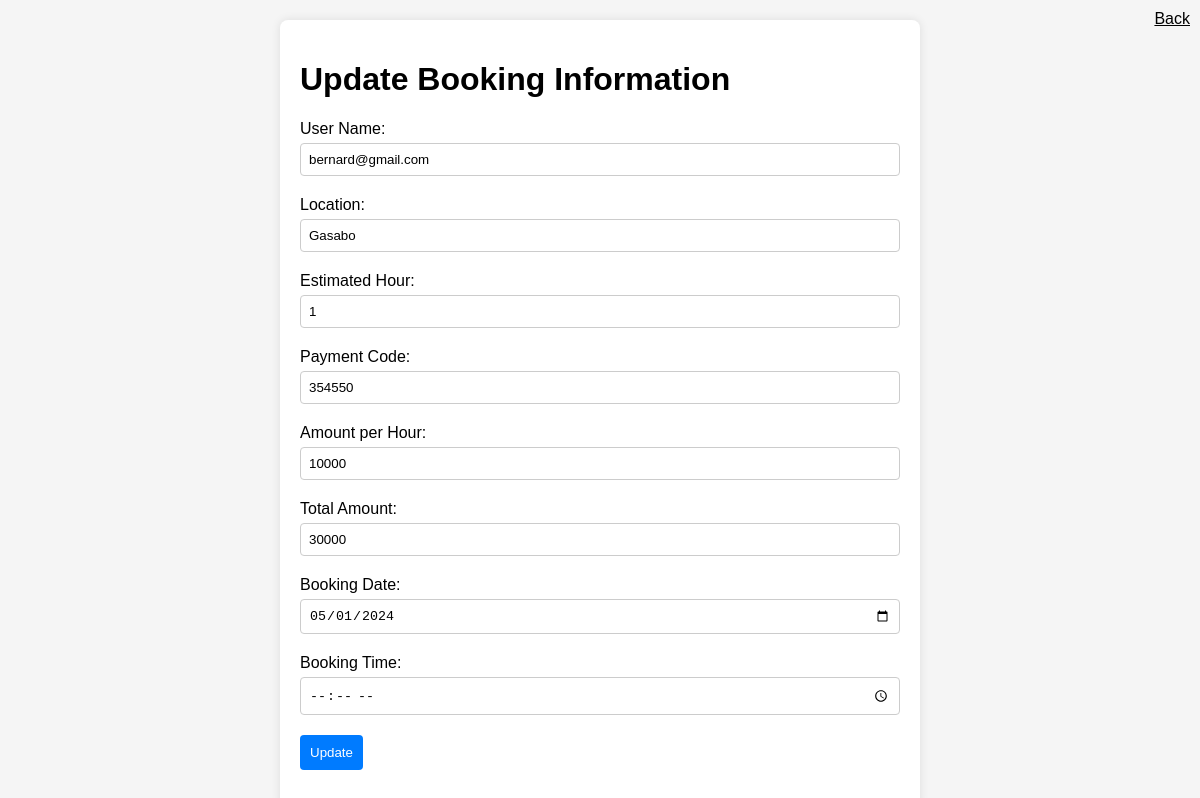
The page /updatebooking.php?id=bernard@gmail.com on the database its author committed.
### tables this page shows
CREATE TABLE `booking` (
  `Booking_Id` int(11) NOT NULL,
  `user_Name` varchar(200) DEFAULT NULL,
  `location` varchar(50) DEFAULT NULL,
  `estimated_hour` int(50) DEFAULT NULL,
  `payment_code` int(50) DEFAULT NULL,
  `amount_perhour` int(50) DEFAULT NULL,
  `total_amount` int(50) DEFAULT NULL,
  `booking_date` date DEFAULT NULL,
  `booking_time` time(6) DEFAULT NULL
);

### updatebooking.php (the view, shortened to what this page needs)
<?php
include('connection.php');
if (isset($_GET['id'])) {
    $id = $conn->real_escape_string($_GET['id']);
    $select_sql = "SELECT * FROM booking WHERE user_Name='$id'";
    $result = $conn->query($select_sql);
    if ($result->num_rows == 1) {
        $row = $result->fetch_assoc();
        $uname = $row['user_Name'];
        $location = $row['location'];
        $ehour = $row['estimated_hour'];
        $code = $row['payment_code'];
        $amount = $row['amount_perhour'];
        $tamount = $row['total_amount'];
        $date = $row['booking_date'];
        $hour = $row['booking_time'];
    }
    else {
        echo "Booking not found";
        exit;
    }
    echo "<a href='adminbookings.php' style='position: absolute; top: 10px; right: 10px; color: black;'>Back</a>";
}
?>
<!DOCTYPE html>
<html lang="en">
<head>
</head>
<body>
    <div class="container">
        <h1>Update Booking Information</h1>
        <form method="POST" action="<?php echo htmlspecialchars($_SERVER["PHP_SELF"]); ?>">
            <div class="form-group">
                <label for="uname">User Name:</label>
                <input type="text" id="uname" name="user_Name" value="<?php echo $uname; ?>" required>
            </div>
            <div class="form-group">
                <label for="location">Location:</label>
                <input type="text" id="location" name="location" value="<?php echo $location; ?>" required>
            </div>
            <div class="form-group">
                <label for="ehour">Estimated Hour:</label>
                <input type="number" id="ehour" name="estimated_hour" value="<?php echo $ehour; ?>" required>
            </div>
            <div class="form-group">
                <label for="code">Payment Code:</label>
                <input type="number" id="code" name="payment_code" value="<?php echo $code; ?>" required readonly>
            </div>
            <div class="form-group">
                <label for="amount">Amount per Hour:</label>
                <input type="number" id="amount" name="amount_perhour" value="<?php echo $amount; ?>" required readonly>
            </div>
            <div class="form-group">
                <label for="tamount">Total Amount:</label>
                <input type="number" id="tamount" name="total_amount" value="<?php echo $tamount; ?>" required>
            </div>
            <div class="form-group">
                <label for="date">Booking Date:</label>
                <input type="date" id="date" name="booking_date" value="<?php echo $date; ?>" required>
            </div>
            <div class="form-group">
                <label for="hour">Booking Time:</label>
                <input type="time" id="hour" name="booking_time" value="<?php echo $hour; ?>" required>
            </div>
            <div class="form-group">
                <button type="submit" name="update">Update</button>
            </div>
        </form>
    </div>
</body>
</html>

### updatebooking.php (style rules this page uses)
body { font-family: Arial, sans-serif; margin: 0; padding: 0; background-color: #f5f5f5; }
.container { max-width: 600px; margin: 20px auto; padding: 20px; background-color: #fff; border-radius: 8px; box-shadow: 0 0 10px rgba(0, 0, 0, 0.1); }
.form-group { margin-bottom: 20px; }
.form-group label { display: block; margin-bottom: 5px; }
.form-group input { width: 100%; padding: 8px; border: 1px solid #ccc; border-radius: 4px; box-sizing: border-box; }
.form-group button { background-color: #007bff; color: #fff; border: none; padding: 10px; border-radius: 4px; cursor: pointer; transition: background-color 0.3s ease; }

### rows shown on the page
booking: user_Name "bernard@gmail.com", location "Gasabo", estimated_hour "1", payment_code "354550", amount_perhour "10000", total_amount "30000", booking_date "05/01/2024"
